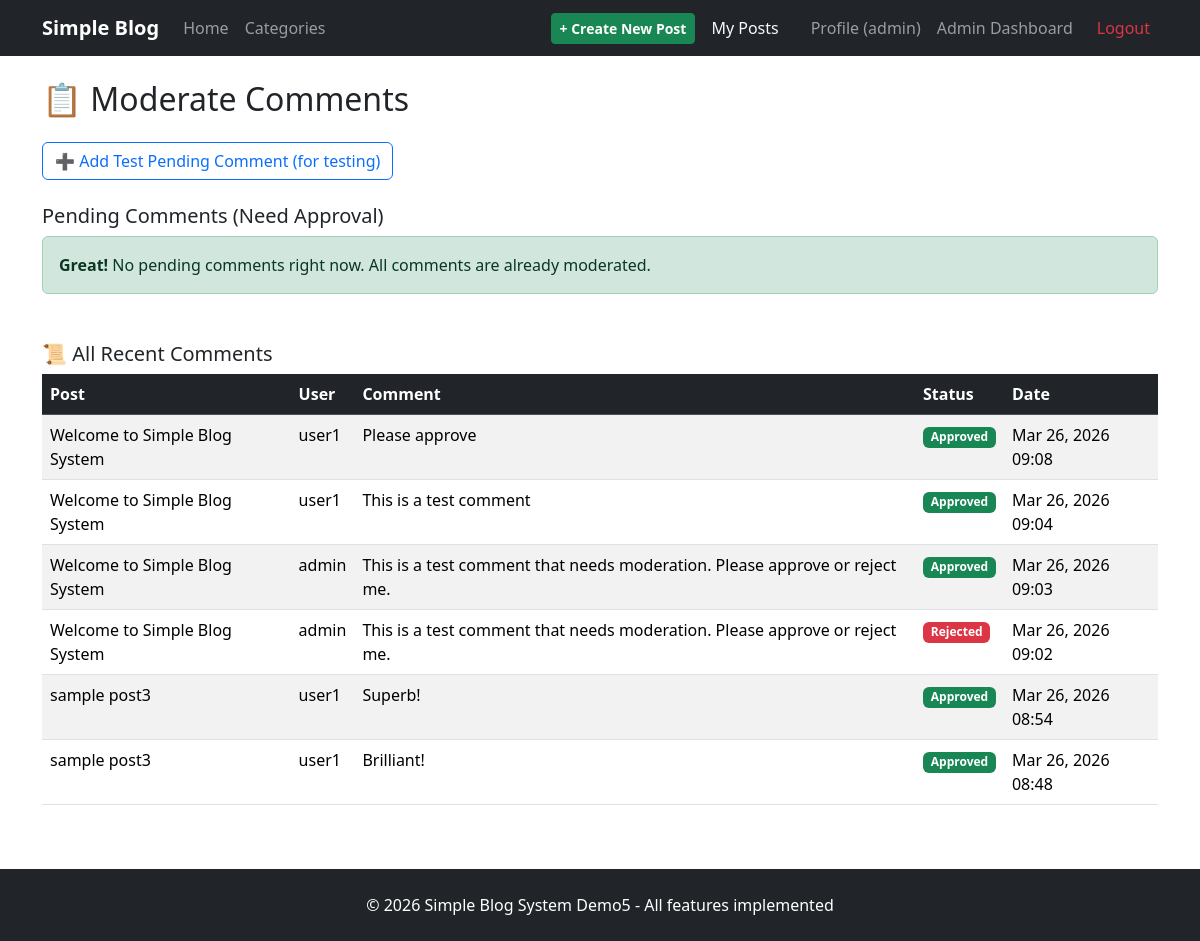
/PHP01/Projects/Project_1_Simple_Blog_System/demo5/index.php?controller=admin&action=moderateComments (signed in), run on the app's committed database.
### tables this page shows
CREATE TABLE `comments` (
  `id` int(11) NOT NULL,
  `post_id` int(11) NOT NULL,
  `user_id` int(11) NOT NULL,
  `content` text NOT NULL,
  `parent_id` int(11) DEFAULT NULL,
  `status` enum('pending','approved','rejected') DEFAULT 'approved',
  `created_at` timestamp NOT NULL DEFAULT current_timestamp()
);

CREATE TABLE `posts` (
  `id` int(11) NOT NULL,
  `title` varchar(255) NOT NULL,
  `content` text NOT NULL,
  `featured_image` varchar(255) DEFAULT NULL,
  `user_id` int(11) NOT NULL,
  `status` enum('draft','published') DEFAULT 'published',
  `created_at` timestamp NOT NULL DEFAULT current_timestamp(),
  `updated_at` timestamp NOT NULL DEFAULT current_timestamp() ON UPDATE current_timestamp()
);

CREATE TABLE `users` (
  `id` int(11) NOT NULL,
  `username` varchar(50) NOT NULL,
  `email` varchar(100) NOT NULL,
  `password` varchar(255) NOT NULL,
  `role` enum('user','admin') DEFAULT 'user',
  `verified` tinyint(1) DEFAULT 1,
  `verification_token` varchar(255) DEFAULT NULL,
  `reset_token` varchar(255) DEFAULT NULL,
  `reset_expires` datetime DEFAULT NULL,
  `created_at` timestamp NOT NULL DEFAULT current_timestamp(),
  `updated_at` timestamp NOT NULL DEFAULT current_timestamp() ON UPDATE current_timestamp()
);

### controllers/AdminController.php (called while the page is built, shortened)
<?php
class AdminController {
    public function moderateComments() {
        $commentModel = new Comment();
        $pendingComments = $commentModel->getPending();
        require "views/admin/comments.php";
    }
}
?>

### views/admin/comments.php (the view, shortened to what this page needs)
<?php
require "views/layouts/header.php";
?>
<div class="row">
    <div class="col-12">
        <h2 class="mb-4">📋 Moderate Comments</h2>
        <div class="mb-4">
            <a href="<?php echo BASE_URL; ?>index.php?controller=admin&action=createTestComment"
               class="btn btn-outline-primary">
                ➕ Add Test Pending Comment (for testing)
            </a>
        </div>
        <h5>Pending Comments (Need Approval)</h5>
        <?php if (empty($pendingComments)): ?>
            <div class="alert alert-success">
                <strong>Great!</strong> No pending comments right now. All comments are already moderated.
            </div>
        <?php endif; ?>
        <h5 class="mt-5">📜 All Recent Comments</h5>
        <?php
        global $pdo;
        $allComments = $pdo->query("SELECT c.*, p.title as post_title, u.username, c.status
                                    FROM comments c
                                    JOIN posts p ON c.post_id = p.id
                                    JOIN users u ON c.user_id = u.id
                                    ORDER BY c.created_at DESC LIMIT 20")->fetchAll();
        ?>
        <div class="table-responsive">
            <table class="table table-striped table-hover">
                <thead class="table-dark">
                    <tr>
                        <th>Post</th>
                        <th>User</th>
                        <th>Comment</th>
                        <th>Status</th>
                        <th>Date</th>
                    </tr>
                </thead>
                <tbody>
                    <?php foreach ($allComments as $c): ?>
                    <tr>
                        <td><?php echo htmlspecialchars($c['post_title']); ?></td>
                        <td><?php echo htmlspecialchars($c['username']); ?></td>
                        <td><?php echo htmlspecialchars($c['content']); ?></td>
                        <td>
                            <span class="badge bg-<?php echo $c['status'] === 'approved' ? 'success' : ($c['status'] === 'rejected' ? 'danger' : 'warning'); ?>">
                                <?php echo ucfirst($c['status']); ?>
                            </span>
                        </td>
                        <td><?php echo date('M d, Y H:i', strtotime($c['created_at'])); ?></td>
                    </tr>
                    <?php endforeach; ?>
                </tbody>
            </table>
        </div>
    </div>
</div>
<?php require "views/layouts/footer.php"; ?>

### data on the page
comments: post.title "Welcome to Simple Blog System", user.username "user1", content "Please approve", status "Approved", created_at "Mar 26, 2026 09:08"
comments: post.title "Welcome to Simple Blog System", user.username "user1", content "This is a test comment", status "Approved", created_at "Mar 26, 2026 09:04"
comments: post.title "Welcome to Simple Blog System", user.username "admin", content "This is a test comment that needs moderation. Please approve or reject me.", status "Approved", created_at "Mar 26, 2026 09:03"
comments: post.title "Welcome to Simple Blog System", user.username "admin", content "This is a test comment that needs moderation. Please approve or reject me.", status "Rejected", created_at "Mar 26, 2026 09:02"
comments: post.title "sample post3", user.username "user1", content "Superb!", status "Approved", created_at "Mar 26, 2026 08:54"
comments: post.title "sample post3", user.username "user1", content "Brilliant!", status "Approved", created_at "Mar 26, 2026 08:48"

### other printed values
$_SESSION["username"] "admin"
